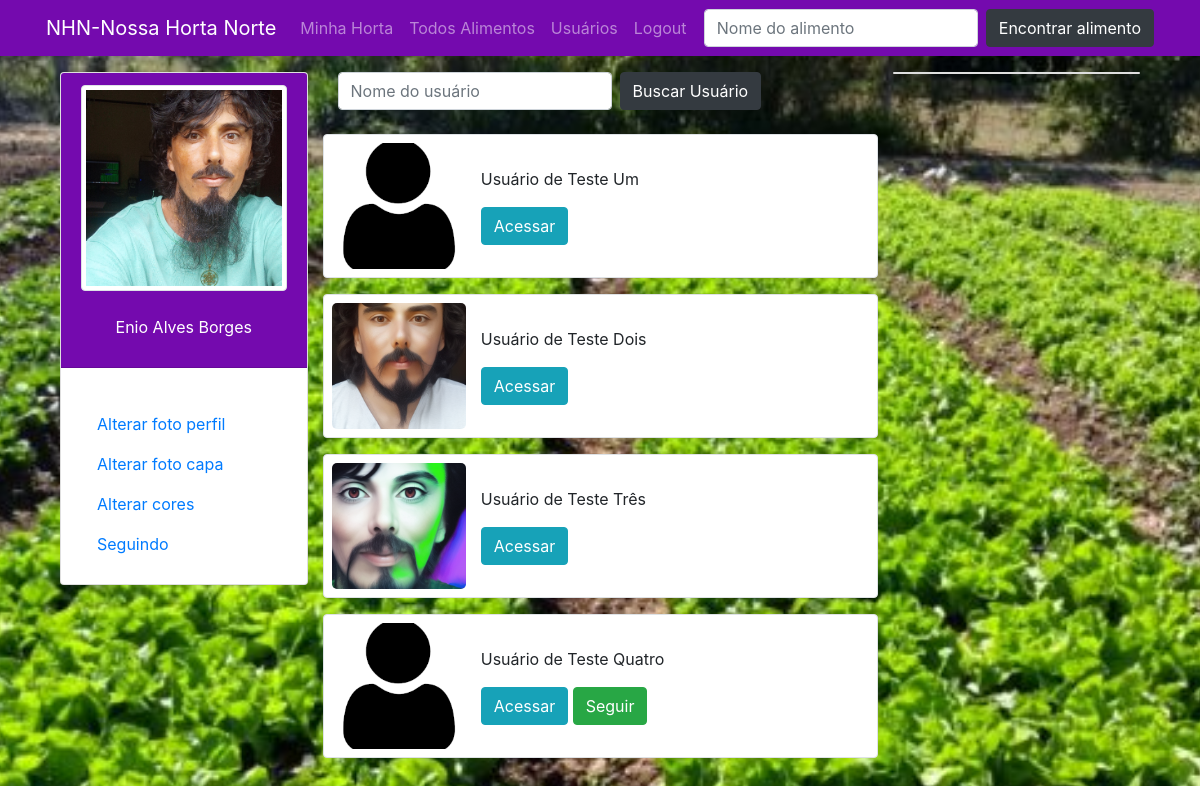
The app's page /encontrar/ (signed in) with its own data.
### perfis/models.py (models this page shows, shortened)
class Perfil(models.Model):
    nome = models.CharField(max_length=255, null=False)
    telefone = models.CharField(max_length=15, null=True, blank=True)
    endereco_maps = models.CharField(max_length=255, null=True, blank=True)
    imagem_perfil = models.ImageField(null=True, blank=True, upload_to='uploads/fotoperfil/')
    imagem_capa = models.ImageField(null=True, blank=True, upload_to='uploads/fotocapa/')
    cor = models.CharField(max_length=10, default='#455A64')
    contatos = models.ManyToManyField('self')
    usuario = models.OneToOneField(User, related_name='perfil', on_delete=models.CASCADE)

### perfis/views.py (the view, shortened to what this page needs)
# urls.py: path('encontrar/', views.buscar_usuario, name='buscar_usuario'),
@login_required(login_url='login')
def buscar_usuario(request):
    encontrados = Perfil.objects.all()
    dados = {}
    dados['encontrados'] = encontrados
    dados['perfil_logado'] = request.user.perfil
    return render(request, 'buscarusuario.html', dados)

### perfis/templates/buscarusuario.html (shortened to what this page needs)
{% extends 'base.html' %}
{% load static %}
{% block main %}
<form method="POST" action="{% url 'buscar_usuario' %}"
    class="form-inline my-2 my-lg-0 form-busca-usuario">
    <input class="form-control mr-sm-2" type="search" name="busca" placeholder="Nome do usuário">
    <button class="btn btn-dark my-2 my-sm-0" type="submit">Buscar Usuário</button>
</form><br>
<div>
    {% if encontrados %}
    <ul class="list-group full-w">
        {% for encontrado in encontrados %}
        {% if encontrado.id != user.perfil.id %}
        {% if encontrado in user.perfil.contatos.all %}
        <div class="row border rounded mb-3 py-2 px-2 bg-white">
            <div class="col col-md-3 py-5"
                style="background:  {% if encontrado.imagem_perfil %} url('/media/{{ encontrado.imagem_perfil }}') {% else %} url('{% static 'media/img/user.png' %}') {% endif %} ;
                        background-position: center;
                        background-size: cover;
                        border-radius: 5px;"></div>
            <div class="col col-md-9 bg-white py-4">
                <p>{{ encontrado.nome }}</p>
                <div>
                    <a href="{% url 'exibir' encontrado.id %}" class="btn btn-info">Acessar</a>
                </div>
            </div>
        </div>
        {% else %}
        <div class="row border rounded mb-3 py-2 px-2 bg-white">
            <div class="col col-md-3 py-5"
            style="background:  {% if encontrado.imagem_perfil %} url('/media/{{ encontrado.imagem_perfil }}') {% else %} url('{% static 'media/img/user.png' %}') {% endif %};
            background-position: center;
            background-size: cover;
            border-radius: 5px;"    >
            </div>
            <div class="col col-md-9 bg-white py-4">
                <p>{{ encontrado.nome }}</p>
                <div>
                    <a href="{% url 'exibir' encontrado.id %}" class="btn btn-info">Acessar</a>
                    <a href="#" class="btn btn-success">Seguir</a>
                </div>
            </div>
        </div>
        {% endif %}
        {% endif %}
        {% endfor %}
    </ul>
    {% else %}
    <div class="full-w alert alert-warning text-center">
        <h2>Nenhum resultado encontrado</h2>
    </div>
    {% endif %}
</div>
{% endblock %}

### perfis/templates/base.html (shortened to what this page needs)
{% load static %}
<!DOCTYPE html>
<html lang="pt-br">
<head>
    <link rel="stylesheet" href="https://stackpath.bootstrapcdn.com/bootstrap/4.3.1/css/bootstrap.min.css"
>
    <link rel="stylesheet" href="{% static '/css/estilo.css' %}" rel="stylesheet">
</head>
<body style="{% if perfil_logado.imagem_capa %} background: url('/media/{{ perfil_logado.imagem_capa }}'); {% else %} background: #CFD8DC; {% endif %}
                background-repeat: no-repeat;
                background-size: cover;
                background-position: center;
                background-attachment: fixed;">
    <div class="navbar-dark fixed-top" style="background: {{ perfil_logado.cor }};">
        <nav class="navbar container navbar-expand-lg">
            <a class="navbar-brand" href="/">NHN-Nossa Horta Norte</a>
            <div class="collapse navbar-collapse" id="navbarSupportedContent">
                <ul class="navbar-nav mr-auto">
                    <li class="nav-item">
                        <a class="nav-link" href="{% url 'minhas_postagens' %}">Minha Horta</a>
                    </li>
                    <li class="nav-item">
                        <a class="nav-link" href="{% url 'todos_alimentos' %}">Todos Alimentos</a>
                    </li>
                    <li class="nav-item">
                        <a class="nav-link" href="{% url 'buscar_usuario' %}">Usuários</a>
                    </li>
                    <li class="nav-item">
                        <a class="nav-link" href="{% url 'deslogar' %}">Logout</a>
                    </li>
                </ul>
                <form method="POST" action="{% url 'buscar_alimento' %}"
                    class="form-inline my-2 my-lg-0 form-buscalimento">
                    <input class="form-control mr-sm-2" type="search" name="buscalimento" placeholder="Nome do alimento">
                    <button class="btn btn-dark my-2 my-sm-0" type="submit">Encontrar alimento</button>
                </form>
            </div>
        </nav>
    </div>
    <main class="mt-5 index">
        <div class="row container">
            <section class="col col-sm-12 col-md-3 col-lg-3 col-xl-3 mt-4 opcoes-do-usuario">
                <div class="card">
                    <div class="card-header center-center" style="background: {{ perfil_logado.cor }};"
                        data-toggle="tooltip" data-placement="bottom" title="Alterar foto do perfil">
                        <img src="{% if perfil_logado.imagem_perfil %} /media/{{ perfil_logado.imagem_perfil }}
                        {% else %} {% static 'media/img/user.png' %} {% endif %}" alt="Usuário" width="100%"
                            class="img-fluid img-thumbnail"><br>
                        <p class="text-white">{{ perfil_logado.nome }}</p>
                    </div>
                    <div class="card-body">
                        <ul class="nav flex-column mt-3">
                            <li class="nav-item"> <a class="nav-link" href="" data-toggle="modal"
                                    data-target="#alterarFotoPerfil">Alterar foto perfil</a> </li>
                            <li class="nav-item"> <a class="nav-link" href="" data-toggle="modal"
                                    data-target="#alterarFotoCapa">Alterar foto capa</a> </li>
                            <li class="nav-item"> <a class="nav-link" href="" data-toggle="modal"
                                    data-target="#alterarCorPerfil">Alterar cores</a> </li>
                            <li class="nav-item"> <a class="nav-link" href="{% url 'conexoes' %}">Seguindo</a> </li>
                        </ul>
                    </div>
                </div>
            </section>
            <div class="col col-sm-12 col-md-12 col-lg-6 col-xl-6 mt-4">
                {% block main %}
                {% endblock %}
            </div>
            <aside class="col col-sm-12 col-md-12 col-lg-3 col-xl-3 mt-4">
                <div class="bg-white card">
                </div>
            </aside>
        </div>
    </main>
</body>
</html>

### perfis/static/css/estilo.css (style rules this page uses)
html, body { height: 100%; }
main.index { min-height: calc(100% - 56px); display: flex; flex-direction: row; justify-content: center; }
.opcoes-do-usuario { display: flex; flex-direction: column; justify-content: flex-start; align-items: center; }
.center-center { display: flex; flex-direction: column; justify-content: center; align-items: center; }
.full-w { width: 100%; }

### records on screen
Perfil: imagem_perfil (picture), nome "Enio Alves Borges"
Perfil: nome "Usuário de Teste Um"
Perfil: imagem_perfil (picture), nome "Usuário de Teste Dois"
Perfil: imagem_perfil (picture), nome "Usuário de Teste Três"
Perfil: nome "Usuário de Teste Quatro"
